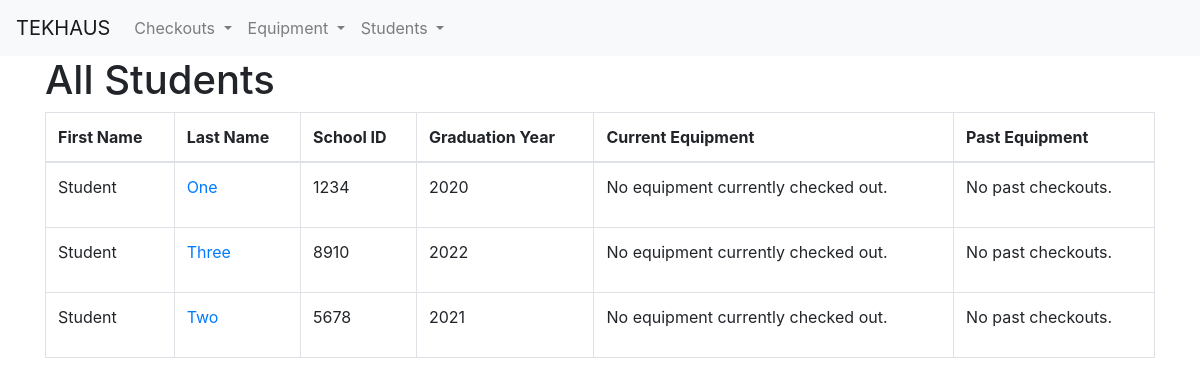
/students/ (signed in), run on an earlier commit of the app's database.
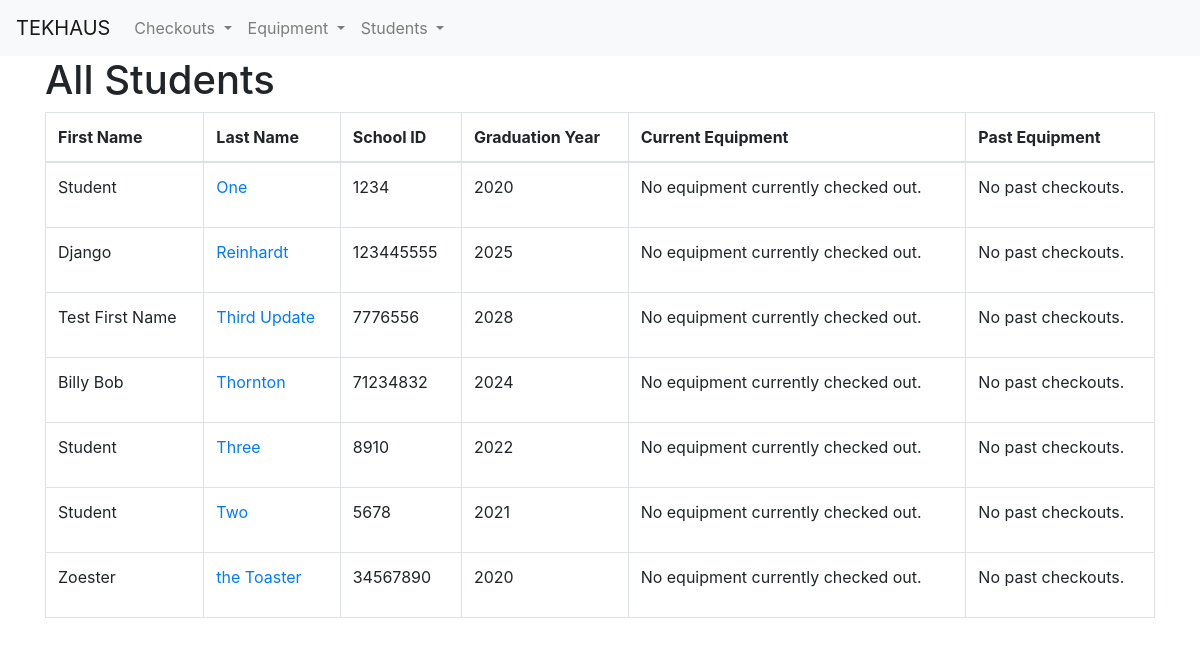
And on a later commit of the database.
### checkouts/models.py (models this page shows, shortened)
class Student(models.Model):
    school_id = models.IntegerField(verbose_name='School ID')
    first_name = models.CharField(max_length=100)
    last_name = models.CharField(max_length=100)
    grad_year = models.IntegerField(verbose_name='Expected Graduation Year')
    current_equipment = models.ManyToManyField('Equipment', related_name='current_equipment', blank=True)
    past_equipment = models.ManyToManyField('Equipment', related_name='past_equipment', blank=True)
    class Meta:
        verbose_name = 'Student'
        verbose_name_plural = 'Students'

### checkouts/views.py (the view)
# urls.py: path('students/', views.all_students, name='all_students'),
@login_required()
def all_students(request):
    all_students = Student.objects.order_by('last_name')
    template = loader.get_template('checkouts/all-students.html')
    context = {'all_students': all_students}
    return HttpResponse(template.render(context, request))

### checkouts/templates/checkouts/all-students.html
{% extends 'checkouts/base.html' %}
{% block content %}
    <h1>All Students</h1>
    <table class="table table-bordered">
        <thead>
            <tr>
                <th>First Name</th>
                <th>Last Name</th>
                <th>School ID</th>
                <th>Graduation Year</th>
                <th>Current Equipment</th>
                <th>Past Equipment</th>
            </tr>
        </thead>
        <tbody>
            {% if all_students %}
                {% for student in all_students %}
                    <tr>
                        <td>{{ student.first_name }}</td>
                        <td>
                            <a href="{% url 'student_detail' student.school_id %}">{{ student.last_name }}</a>
                        </td>
                        <td>{{ student.school_id }}</td>
                        <td>{{ student.grad_year }}</td>
                        <td>
                            {% if not student.current_equipment.all  %}
                                <p>No equipment currently checked out.</p>
                            {% else %}
                                {% for equipment in student.current_equipment.all %}
                                    {{ equipment }}
                                {% endfor %}
                             {% endif %}
                        </td>
                        <td>
                            {% if not student.past_equipment.all %}
                                <p>No past checkouts.</p>
                            {% else %}
                                {{ student.past_equipment.all }}
                            {% endif %}
                        </td>
                    </tr>
                {% endfor %}
            {% else %}
                <p>No students available.</p>
            {% endif %}
        </tbody>
    </table>
{% endblock %}

### checkouts/templates/checkouts/base.html (shortened to what this page needs)
<!doctype html>
<html lang="en">
  <head>
      <link rel="stylesheet" href="https://stackpath.bootstrapcdn.com/bootstrap/4.3.1/css/bootstrap.min.css">
  </head>
  <body>
    <nav class="navbar navbar-expand-lg navbar-light bg-light">
      <a class="navbar-brand" href="/dashboard/">TEKHAUS</a>
      <div class="collapse navbar-collapse" id="navbarNavDropdown">
        <ul class="navbar-nav">
            <li class="nav-item dropdown">
                <a class="nav-link dropdown-toggle" href="#" id="navbarDropdownMenuLink" role="button" data-toggle="dropdown" aria-haspopup="true" aria-expanded="false">
                    Checkouts
                </a>
            </li>
            <li class="nav-item dropdown">
                <a class="nav-link dropdown-toggle" href="#" id="navbarDropdownMenuLink" role="button" data-toggle="dropdown" aria-haspopup="true" aria-expanded="false">
                    Equipment
                </a>
            </li>
            <li class="nav-item dropdown">
                <a class="nav-link dropdown-toggle" href="#" id="navbarDropdownMenuLink" role="button" data-toggle="dropdown" aria-haspopup="true" aria-expanded="false">
                    Students
                </a>
            </li>
        </ul>
      </div>
    </nav>
    <main class="container">
        {% block content %}
        {% endblock %}
    </main>
  </body>
</html>

What changed in the data, as far as the page shows it:
added Student: first_name "Django", last_name "Reinhardt", school_id "123445555", grad_year "2025", shows "No equipment currently checked out.", shows "No past checkouts."
added Student: first_name "Test First Name", last_name "Third Update", school_id "7776556", grad_year "2028", shows "No equipment currently checked out.", shows "No past checkouts."
added Student: first_name "Billy Bob", last_name "Thornton", school_id "71234832", grad_year "2024", shows "No equipment currently checked out.", shows "No past checkouts."
added Student: first_name "Zoester", last_name "the Toaster", school_id "34567890", grad_year "2020", shows "No equipment currently checked out.", shows "No past checkouts."
